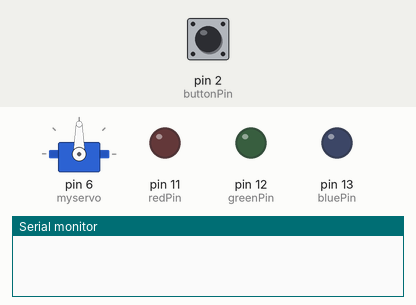
Simulated run of this sketch. Board: Arduino Uno, built with avr-gcc and run on an emulated ATmega328P. Shown: servo, output pins drawn as LEDs (lit = HIGH), the last lines printed to the serial monitor. The inputs (shaded band) are chosen by the test bench; at power-on: pin 2 (buttonPin) HIGH.

Above: at 1.2 s.
1.3 s: pin 2 (buttonPin) pulled LOW for 0.15 s
At 3.0 s:
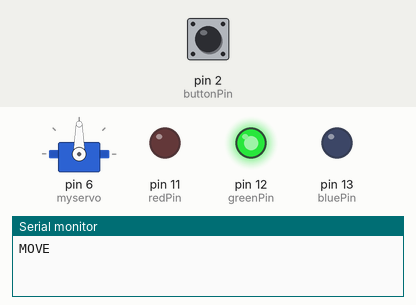
4.3 s: pin 2 (buttonPin) pulled LOW for 1 s
At 4.45 s:
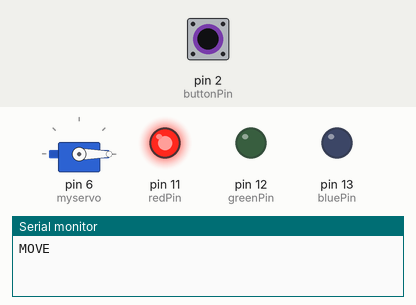
8.0 s: pin 2 (buttonPin) pulled LOW for 3.2 s
At 11.3 s:
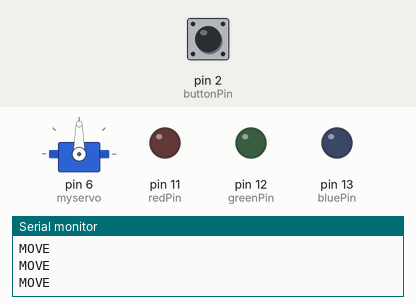
Timing chart, 0 to 12.8 s (numbered marks = the images above; inputs shaded):
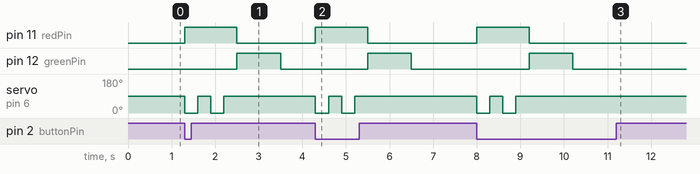

Measured:
- after the input at 1.3 s, pin 11 (redPin): LOW → HIGH at once, → LOW 1.2 s later; pin 12 (greenPin): LOW → HIGH after 1.2 s, → LOW 1.0 s later; servo on pin 6 (myservo): alternates 90° for 0.30 s and 0° for 0.30 s, 4 changes in all, then stays 90°, starting at once
- after the input at 4.3 s, pin 11 (redPin): LOW → HIGH at once, → LOW 1.2 s later; pin 12 (greenPin): LOW → HIGH after 1.2 s, → LOW 1.0 s later; servo on pin 6 (myservo): alternates 90° for 0.30 s and 0° for 0.30 s, 4 changes in all, then stays 90°, starting at once
- after the input at 8.0 s, pin 11 (redPin): LOW → HIGH at once, → LOW 1.2 s later; pin 12 (greenPin): LOW → HIGH after 1.2 s, → LOW 1.0 s later; servo on pin 6 (myservo): alternates 90° for 0.30 s and 0° for 0.30 s, 4 changes in all, then stays 90°, starting at once

The sketch:

servo_led_turtle.ino
```cpp
#include <Servo.h>

Servo myservo;

const int buttonPin = 2;
const int redPin = 11;
const int greenPin = 12;
const int bluePin = 13;

int lastButtonState = HIGH;
bool isRunning = false;
int count = 0;

void setup() {
  Serial.begin(9600);
  myservo.attach(6);

  pinMode(buttonPin, INPUT_PULLUP);
  pinMode(redPin, OUTPUT);
  pinMode(greenPin, OUTPUT);
  pinMode(bluePin, OUTPUT);

  // LED 끄기 (공통 음극이라 LOW 끔)
  digitalWrite(redPin, LOW);
  digitalWrite(greenPin, LOW);
  digitalWrite(bluePin, LOW);
}

void setColor(bool r, bool g, bool b) {
  digitalWrite(redPin, r ? HIGH : LOW);
  digitalWrite(greenPin, g ? HIGH : LOW);
  digitalWrite(bluePin, b ? HIGH : LOW);
}

void loop() {
  int currentState = digitalRead(buttonPin);

  // 버튼 눌림 감지
  if (lastButtonState == HIGH && currentState == LOW) {
    isRunning = true;
    count = 0;
    setColor(true, false, false);  // 빨간색 LED 켜기
  }
  lastButtonState = currentState;

  if (isRunning && count < 2) {
    myservo.write(0);
    delay(300);
    myservo.write(90);
    delay(300);
    count++;
  }

  if (isRunning && count >= 2) {
    Serial.println("MOVE");
    isRunning = false;
    setColor(false, true, false);  // 초록색 LED 켜기 (작동 완료 표시)
    delay(1000);
    setColor(false, false, false); // LED 끄기
  }
}
```
